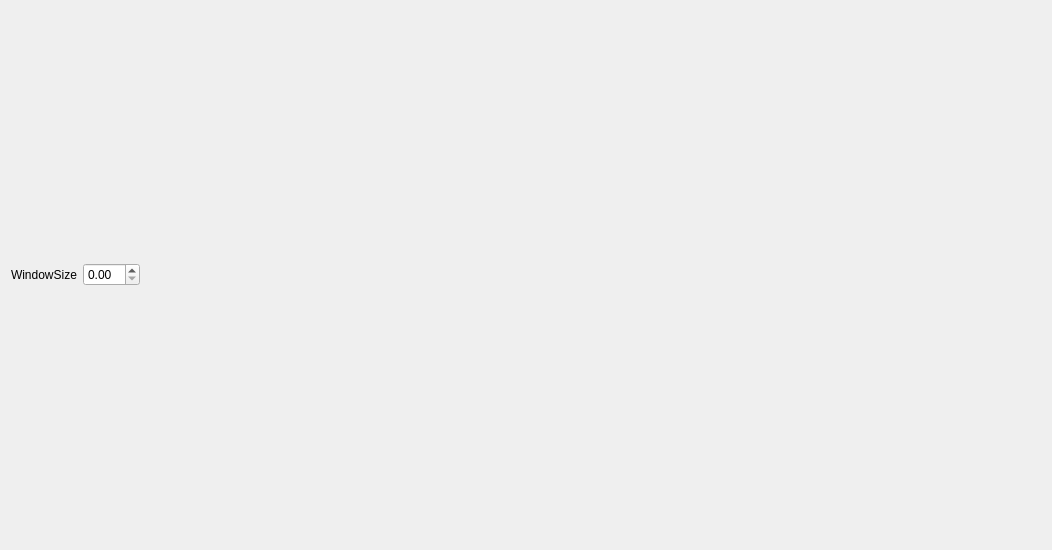
<?xml version="1.0" encoding="UTF-8"?>
<ui version="4.0">
 <class>Form</class>
 <widget class="QWidget" name="Form">
  <property name="geometry">
   <rect>
    <x>0</x>
    <y>0</y>
    <width>1052</width>
    <height>550</height>
   </rect>
  </property>
  <property name="windowTitle">
   <string>Form</string>
  </property>
  <layout class="QVBoxLayout" name="verticalLayout">
   <item>
    <layout class="QHBoxLayout" name="parameter_layout">
     <item>
      <widget class="QLabel" name="window_size_label">
       <property name="text">
        <string>WindowSize</string>
       </property>
      </widget>
     </item>
     <item>
      <widget class="QDoubleSpinBox" name="window_size_spinbox"/>
     </item>
     <item>
      <spacer name="parameter_spacer">
       <property name="orientation">
        <enum>Qt::Horizontal</enum>
       </property>
       <property name="sizeHint" stdset="0">
        <size>
         <width>40</width>
         <height>20</height>
        </size>
       </property>
      </spacer>
     </item>
    </layout>
   </item>
  </layout>
 </widget>
 <resources/>
 <connections/>
</ui>
